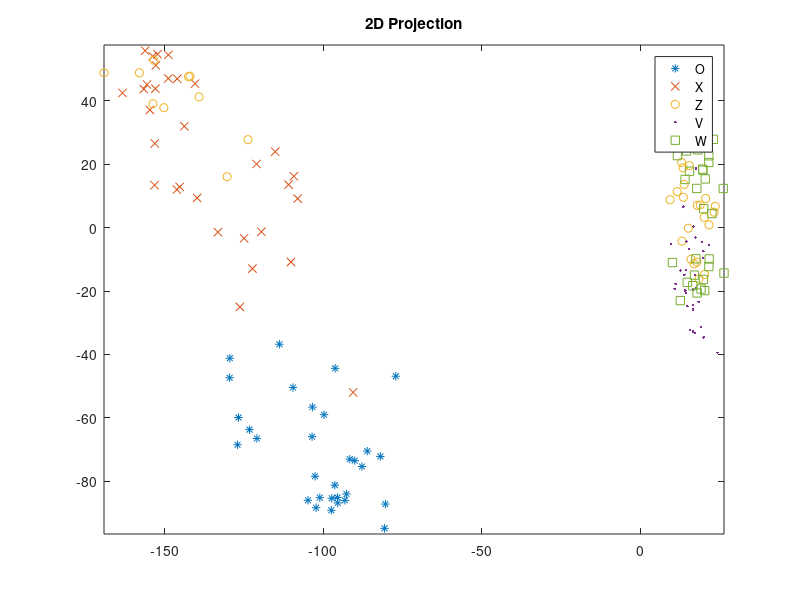

MATLAB code for this plot:
function NearestCentroid()
    clear all; clear;
    
    %Using the larger test data for training increases performance
    O = load('O.txt');
    X = load('X.txt');
    Z = load('Z.txt');
	V = load('V.txt');
	W = load('W.txt');

  
		

    O = truncateGestureData(O);
    X = truncateGestureData(X);
    Z = truncateGestureData(Z);
    V = truncateGestureData(V);
    W = truncateGestureData(W); 

    %O = normalizeData(O);
    %X = normalizeData(X);
    %Z = normalizeData(Z);
    %V = normalizeData(V);
    %W = normalizeData(W);


    O = smoothGestureData(O);
    X = smoothGestureData(X);
    Z = smoothGestureData(Z);
    V = smoothGestureData(V);
    W = smoothGestureData(W);

    O = addFFT(O);
    X = addFFT(X);
    Z = addFFT(Z);
    V = addFFT(V);
    W = addFFT(W);
    
	training_instance_matrix = [O; X; Z; V; W;];
    A = training_instance_matrix';
    N = size(A,2);
    abar = mean(A,2);
    Atil = A - abar*ones(1,N);
    [U,S,V] = svd(Atil);
    Q = U(:,1:2);
    coords = Q'*A;
    figure; plot(coords(1,1:31), coords(2,1:31),'*');
    hold on;
    plot(coords(1,32:62), coords(2,32:62),'x');
    plot(coords(1,63:93), coords(2,63:93),'o');
    plot(coords(1,94:124), coords(2,94:124),'.');
    plot(coords(1,125:155), coords(2,125:155),'s');
    hold off;
    legend('O', 'X', 'Z', 'V', 'W');
    title('2D Projection');
    axis equal;


	return;
    
    training_label_vector = [zeros(size(O, 1), 1); ones(size(X, 1), 1); 2 * ones(size(Z, 1), 1); 3 * ones(size(V, 1), 1); 4 * ones(size(W,1),1)];
    numClasses = 5;
    
    %plotGestureData(training_instance_matrix(1:size(O, 1),:), 4);
    	
	min_endpoint = 1;
	max_endpoint = 1;
	
	trainAccuracy = zeros(1, max_endpoint - min_endpoint + 1);
	testAccuracy = zeros(numClasses + 1, max_endpoint - min_endpoint + 1);
    
    %m is examples from each class
	for m = min_endpoint:max_endpoint
	    numCorrectTest = zeros(numClasses, 1);
	    numCorrectTrain = zeros(numClasses, 1);
        totalTest = zeros(numClasses, 1);
	    %Resample
	    iterations = 1000;
	    for i = 1:iterations    
	        [X_train, X_test, y_train, y_test] = getRandomSplitExamples(training_instance_matrix, training_label_vector, m, numClasses);
	        C = findCentroids(X_train, y_train, numClasses);
        
            %Training error
            train_predictions = nearestCentroidClassifier(C, X_train);

            %Testing error
            test_predictions = nearestCentroidClassifier(C, X_test);   
         
 	        %Training error - it's always 100%
            [currCorrectTrain, totalTested] = findNumCorrect(train_predictions, y_train, numClasses);
	        numCorrectTrain = numCorrectTrain +  currCorrectTrain;
            
            %Testing error
            [currCorrectTest, totalTested] = findNumCorrect(test_predictions, y_test, numClasses);
            
	        numCorrectTest = numCorrectTest +  currCorrectTest;
            totalTest = totalTest + totalTested;
	    end
	    trainAccuracy(1, m - min_endpoint + 1) = sum(numCorrectTrain) / (iterations * numClasses * m);
        testAccuracy(1:numClasses, m - min_endpoint + 1) = numCorrectTest ./ totalTest;
	    testAccuracy(numClasses + 1, m - min_endpoint + 1) = sum(numCorrectTest) / (iterations * (size(training_instance_matrix, 1) - numClasses * m));  
    end

	trainAccuracy
    testAccuracy
    
	X_data = min_endpoint:max_endpoint;
	plot(X_data, 1 - trainAccuracy, 'b');
	plot(X_data, 1 - testAccuracy, 'r');

	title('Nearest Centroid Bias and Variance');
	xlabel('Number of Training Examples');
	ylabel('Classification Error');
	legend('Training', 'Test');
	% for some reason I can't view the plot, so I save it
	%print -dpdf fig; % saved in fig.pdf
	%saveas(fig, 'plot.png')
	
end


function GG = addFFT(G)
    [GX, GY, GZ] = splitData(G);
    
    %16 point FFT
    fftX = abs(fft(GX, 21, 2));
    fftY = abs(fft(GY, 21, 2));
    fftZ = abs(fft(GZ, 21, 2));
    
    GG = [G fftX fftY fftZ];

end

function plotThresholds(O,X,Z,V,W,factor)
       
    thresholds = zeros(5, size(O,1));
    count = 1;
    for k = 1:size(O, 1)
        thresholds(:, k) = [noiseNormThresholdFn(O(k, :), factor); 
                        noiseNormThresholdFn(X(k, :), factor); 
                        noiseNormThresholdFn(Z(k, :), factor); 
                        noiseNormThresholdFn(V(k, :), factor); 
                        noiseNormThresholdFn(W(k, :), factor);];
    end
    
    figure;
    for i = 1:5
        plot(thresholds(i,:))
        hold on;
    end
    legend('O', 'X', 'Z', 'V', 'W');
    title('Truncation Thresholds');
    hold off;



end

function C = findCentroids(X_train, y_train, numCentroids)
    C = zeros(numCentroids, size(X_train, 2));
    sumClasses = zeros(1, numCentroids);
    for i = 1:size(X_train, 1)
        C(y_train(i) + 1, :) = C(y_train(i) + 1, :) + X_train(i, :);   
        sumClasses(y_train(i) + 1) = sumClasses(y_train(i) + 1) + 1;
    end
    
    for i = 1: size(C, 1)
       C(i, :) =  C(i, :) ./ sumClasses(i);
    end
end

function test_predictions = nearestCentroidClassifier(C, X_test)
    test_predictions = zeros(size(X_test, 1), 1);
    for i = 1:size(X_test, 1)
        minClusterIndex = -1;
        minNorm = -1;
        for j = 1:size(C, 1)
           if minClusterIndex == -1 || norm(C(j, :) - X_test(i, :)) <  minNorm
               minClusterIndex = j;
               minNorm = norm(C(j, :) - X_test(i, :));
           end
            
        end
        test_predictions(i) = minClusterIndex - 1;
        
    end


end

function [numCorrect, totalTested] = findNumCorrect(pred, actual, numClasses)
    numCorrect = zeros(numClasses, 1);
    totalTested = zeros(numClasses, 1);
    for i = 1:size(pred,1)
       if pred(i) == actual(i)
           numCorrect(actual(i) + 1, 1) = numCorrect(actual(i) + 1, 1) + 1;
       end
       totalTested(actual(i) + 1, 1) = totalTested(actual(i) + 1, 1) + 1;
    end
end

function [X_train, X_test, y_train, y_test] = getRandomSplitExamples(X, y, m, numClasses)
    X_train = zeros(m * numClasses, size(X,2));
    X_test = zeros(size(X,1) - m * numClasses, size(X,2));
    y_train = zeros(m * numClasses, 1);
    y_test = zeros(size(y ,1) - m * numClasses, 1);
    
    x_train_count = 1;
    x_test_count = 1;
    y_train_count = 1;
    y_test_count = 1;
    
    currClass = 0;
    lastClassIndex = 1; %one past the index of the last class
    for i = 1:size(y,1)
        
        
        if i == size(y,1) || y(i,1) ~= currClass
            if i == size(y,1)
                currClassIndex = i;
            else
                currClassIndex = i-1;
            end
            
            indices = datasample(lastClassIndex:currClassIndex, m, 'Replace',false);
            
            for j = lastClassIndex:currClassIndex
                if any(j==indices)
                    X_train(x_train_count, :) = X(j,:);
                    y_train(y_train_count, :) = y(j,:);
                    x_train_count = x_train_count + 1;
                    y_train_count = y_train_count + 1;
                else
                    X_test(x_test_count, :) = X(j, :);
                    y_test(y_test_count, :) = y(j, :);
                    x_test_count = x_test_count + 1;
                    y_test_count = y_test_count + 1;
                end
            end
            
            lastClassIndex = i;
            currClass = y(i,1);
        end
        
        
        
    end
    
    shufflerMatrix = [X_test y_test];
    shufflerMatrix = shufflerMatrix(randperm(size(shufflerMatrix,1)),:);
    
    X_test = shufflerMatrix(:,1:end-1);
    y_test = shufflerMatrix(:,end);
end

function GG = truncateGestureData(G)
	
	GG = G;
	
	
	for k = 1:size(GG, 1)
		
		GG(k, :) = truncateGestureExample(GG(k, :));
		
    end
	
end

function threshold = noiseNormThresholdFn(G, factor)
    threshold = std(G)^0.5 / factor; %4.3 was good
end

function GG = truncateGestureExample(G)
	
	[X, Y, Z] = splitData(G);
	
	% Truncate a fixed amount from both ends to remove noise.
	% If this is not done, then truncating a variable amount will not work 
	% effectively because for many training examples there is a sharp incline
	% between times 1 and 5; this incline appears to be noise.
	%
	% Truncating a fixed small amount doesn't appear to have any effect on
	% accuracy.
	
	noiseDelta = 5;
	
	X = X(1, (noiseDelta + 1):100);
	%GX(:, (100 - noiseDelta):100) = 0;
	
	Y = Y(1, (noiseDelta + 1):100);
	%GY(:, (100 - noiseDelta):100) = 0;
	
	Z = Z(1, (noiseDelta + 1):100);
	%GZ(:, (100 - noiseDelta):100) = 0;
	
	
	
	GX = X;
	GY = Y;
	GZ = Z;
	
	
	% Now time to truncate variable amount from both ends.
	%
	% Truncating variable amount won't be effective on gestures with change in
	% acceleration because the whole thing will be truncated! We will add some 
	% threshold on how much you can truncate.
	
    %noiseNormThreshold = noiseNormThresholdFn(G, 4.57);
	
    %noiseNormThreshold = 0.18395; %for normalize then truncate
	
    %noiseNormThreshold = std(G)^0.5 / 4.6; %4.3 was good
	noiseNormThreshold = std(G)^0.5 / 4.57;
	
	
	% Truncate from left side
	
	bound = size(X, 2);
	
	
	
	
	for k = 1:bound
		
		diffNorm = sqrt((X(k) - X(1))^2 + (Y(k) - Y(1))^2 + (Z(k) - Z(1))^2);
		
		if (diffNorm < noiseNormThreshold)
			GX(1) = [];
			GY(1) = [];
			GZ(1) = [];
		else
			break;
		end
		
	end
	
	
	% Truncate from right side
	
	for k = bound:-1:1
		
		diffNorm = sqrt((X(k) - X(bound))^2 + (Y(k) - Y(bound))^2 + (Z(k) - Z(bound))^2);
		
		if (diffNorm < noiseNormThreshold)
			rightist = size(GX, 2);
			GX(rightist) = [];
			GY(rightist) = [];
			GZ(rightist) = [];
		else
			break;
		end
		
	end
	
	
	% Linear interpolation to grow back to size 300!
	
	%
	% Try different interpolations!
	%
	
	domain = 1:100;
	
	domain = (domain - 1) .* ((size(GX, 2) - 1) / (length(domain) - 1)) + 1;
	
	
	
	NGX = interp1(1:size(GX, 2), GX, domain);
	NGY = interp1(1:size(GY, 2), GY, domain);
	NGZ = interp1(1:size(GZ, 2), GZ, domain);
	
	
	GG = [NGX NGY NGZ];
end

function GG = normalizeData(G)
    [GX, GY, GZ] = splitData(G);

	
	uX = mean(GX, 2);
	uY = mean(GY, 2);
	uZ = mean(GZ, 2);
	
	sX = std(GX, 0, 2);
	sY = std(GY, 0, 2);
	sZ = std(GZ, 0, 2);
	
	uX = repmat(uX, 1, size(GX, 2));
	uY = repmat(uY, 1, size(GY, 2));
	uZ = repmat(uZ, 1, size(GZ, 2));
	
	sX = repmat(sX, 1, size(GX, 2));
	sY = repmat(sY, 1, size(GY, 2));
	sZ = repmat(sZ, 1, size(GZ, 2));
	
	GX = (GX - uX) ./ sX;
	GY = (GY - uY) ./ sY;
	GZ = (GZ - uZ) ./ sZ;
	
	GG = [GX GY GZ];

end
function GG = smoothGestureData(G)
	[GX, GY, GZ] = splitData(G);

	
	GX = smoothData(GX);
	GY = smoothData(GY);
	GZ = smoothData(GZ);

	
	GG = [GX GY GZ];
	
	
end

function output = smoothData(input)
	%output = smoothts(input, 'b', 25);
	
	
	
	%Moving average filter
	%windowSize = 5;

	%b = (1/windowSize)*ones(1,windowSize)
	%a = 1;
	%output = filter(b,a,input);
	
	
	
	%Low pass filter
	a = 0.3;
	output = filter(a, [1 a-1], input, [] , 2);
end

function [X,Y,Z] = splitData(G)
	d = floor(size(G, 2) / 3)
    X = G(:, 1:d);
    Y = G(:, (d + 1):(2 * d));
    Z = G(:, (2 * d + 1):(3 * d)); 
end

function plotGestureData(G, figure_count)
    figure_num = (figure_count - 1) * 2 + 1;
    figure(figure_num);
    [X,Y,Z] = splitData(G);
    for i = 1:size(X,1)
        plot3(X(i,:),Y(i,:),Z(i,:));
        hold on;
    end
    title('All training examples');
    hold off;
    
    figure(figure_num + 1);
    plot3(X(1,:),Y(1,:),Z(1,:));
    title('One(first) training example');
    
end

    